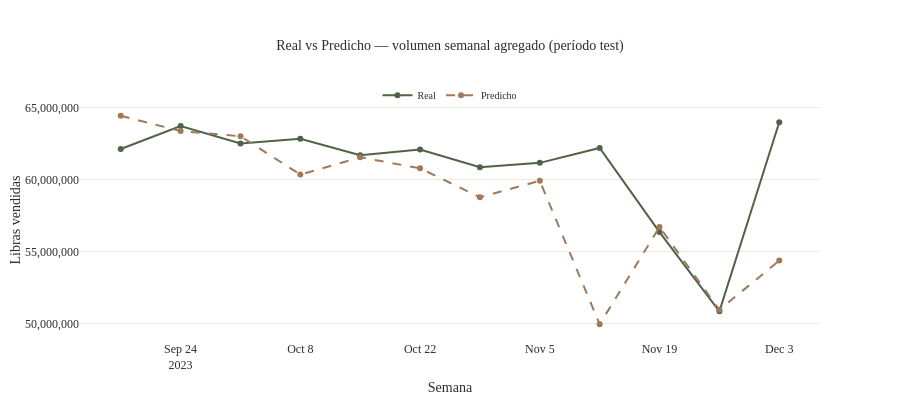

Here is the notebook cell this chart was saved with:
### Markdown cell above
Lo bueno:

MAE relativo al promedio: 28.7% — el modelo captura la magnitud general de la demanda
La bajada consistente del MAE en entrenamiento indica que aprendió patrones reales

La alerta — MAPE 127%:

El MAPE altísimo se explica por las regiones con volúmenes muy bajos (cerca de cero) — cuando el denominador es pequeño, cualquier error se dispara porcentualmente. Es el mismo problema que vimos en la distribución: Palta_Extragrande con mediana casi en cero. El MAPE no es confiable con este dataset por eso.
El RMSE vs MAE:

RMSE (423K) es casi 3x el MAE (150K) — indica que hay algunos errores muy grandes puntuales, probablemente en las regiones de alto volumen como California o Northeast.

Es un punto de partida.

### Code cell
# ── GRÁFICO: Real vs Predicho ─────────────────────────────────────────────────

resultado = test[["Fecha", "Region_Geo", "Tipo", TARGET]].copy()
resultado["Predicho"] = y_pred

# Agregamos por fecha para ver tendencia nacional
comp = (
    resultado
    .groupby("Fecha")[["TotalVolume", "Predicho"]]
    .sum()
    .reset_index()
)

fig_eval = go.Figure()

fig_eval.add_trace(go.Scatter(
    x    = comp["Fecha"],
    y    = comp["TotalVolume"],
    name = "Real",
    mode = "lines+markers",
    line = dict(color=PALETA["musgo"], width=2),
    marker = dict(size=6),
))

fig_eval.add_trace(go.Scatter(
    x    = comp["Fecha"],
    y    = comp["Predicho"],
    name = "Predicho",
    mode = "lines+markers",
    line = dict(color=PALETA["tierra"], width=2, dash="dash"),
    marker = dict(size=6),
))

fig_eval.update_layout(
    title       = "Real vs Predicho — volumen semanal agregado (período test)",
    xaxis_title = "Semana",
    yaxis_title = "Libras vendidas",
    yaxis       = dict(tickformat=",.0f"),
    height      = 420,
    legend      = dict(orientation="h", y=1.08, x=0.5, xanchor="center"),
)

fig_eval.show()

### Figure 1 — Plotly figure (JSON) as saved in the notebook; plotly's stock layout.template omitted (floating-point values rounded to 4 significant figures)
{"data": [{"line": {"color": "#4F6347", "width": 2}, "marker": {"size": 6}, "mode": "lines+markers", "name": "Real", "type": "scatter", "x": ["2023-09-17T00:00:00.000000000", "2023-09-24T00:00:00.000000000", "2023-10-01T00:00:00.000000000", "2023-10-08T00:00:00.000000000", "2023-10-15T00:00:00.000000000", "2023-10-22T00:00:00.000000000", "2023-10-29T00:00:00.000000000", "2023-11-05T00:00:00.000000000", "2023-11-12T00:00:00.000000000", "2023-11-19T00:00:00.000000000", "2023-11-26T00:00:00.000000000", "2023-12-03T00:00:00.000000000"], "y": [62110000.0, 63710000.0, 62490000.0, 62830000.0, 61680000.0, 62070000.0, 60850000.0, 61150000.0, 62190000.0, 56350000.0, 50840000.0, 63970000.0]}, {"line": {"color": "#A0785A", "dash": "dash", "width": 2}, "marker": {"size": 6}, "mode": "lines+markers", "name": "Predicho", "type": "scatter", "x": ["2023-09-17T00:00:00.000000000", "2023-09-24T00:00:00.000000000", "2023-10-01T00:00:00.000000000", "2023-10-08T00:00:00.000000000", "2023-10-15T00:00:00.000000000", "2023-10-22T00:00:00.000000000", "2023-10-29T00:00:00.000000000", "2023-11-05T00:00:00.000000000", "2023-11-12T00:00:00.000000000", "2023-11-19T00:00:00.000000000", "2023-11-26T00:00:00.000000000", "2023-12-03T00:00:00.000000000"], "y": [64420000.0, 63360000.0, 63000000.0, 60340000.0, 61540000.0, 60770000.0, 58760000.0, 59910000.0, 49950000.0, 56700000.0, 50950000.0, 54370000.0]}], "layout": {"height": 420, "legend": {"orientation": "h", "x": 0.5, "xanchor": "center", "y": 1.08}, "title": {"text": "Real vs Predicho — volumen semanal agregado (período test)"}, "xaxis": {"title": {"text": "Semana"}}, "yaxis": {"tickformat": ",.0f", "title": {"text": "Libras vendidas"}}}}
